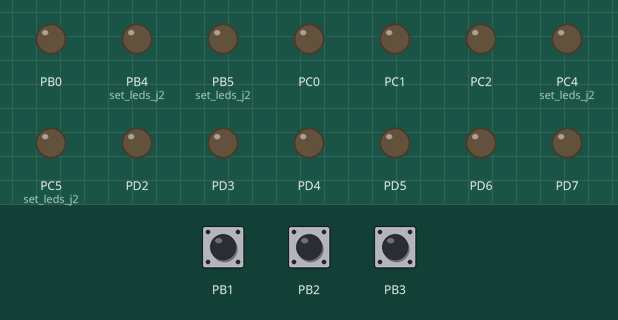
Recording of a program running on a simulated ATmega328P, built with avr-gcc and emulated at 16 MHz. Shown: output pins drawn as LEDs (lit = HIGH). The inputs (shaded band) are chosen by the test bench; at power-on: PB1 HIGH, PB2 HIGH, PB3 HIGH.

Above: at 1.2 s.
1.3 s: PB1 pulled LOW for 0.15 s
At 6.8 s:
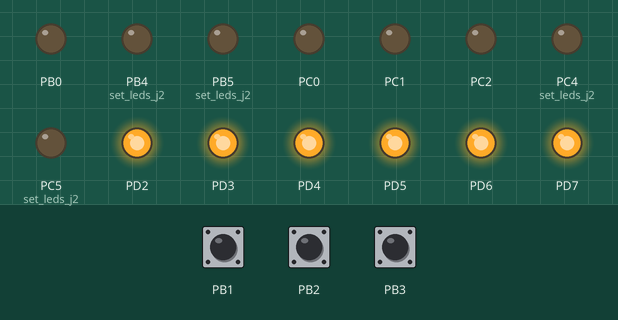
7.4 s: PB2 pulled LOW for 0.15 s
At 8.6 s:
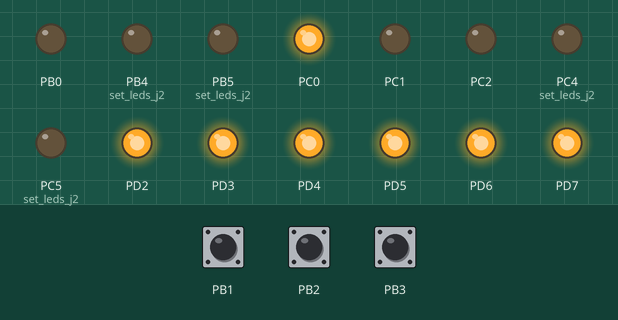
9.0 s: PB3 pulled LOW for 0.15 s
At 9.8 s:
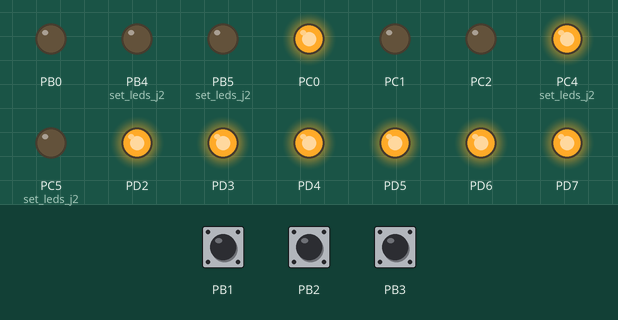
10.6 s: PB2 pulled LOW for 1 s
At 11.0 s:
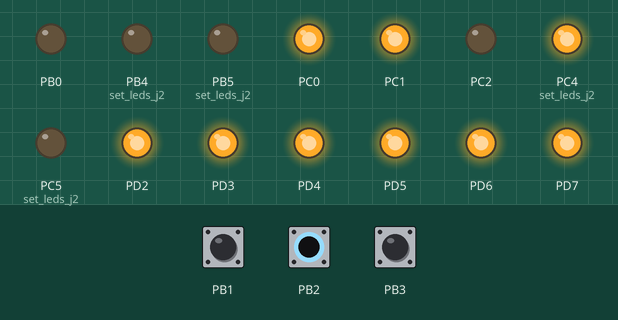
13.1 s: PB3 pulled LOW for 1 s
At 14.1 s:
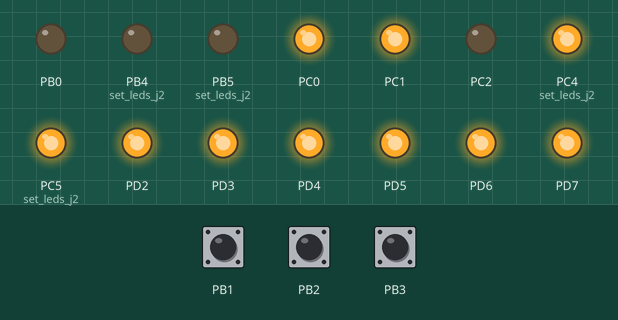
15.6 s: PB2 pulled LOW for 0.15 s
At 16.1 s:
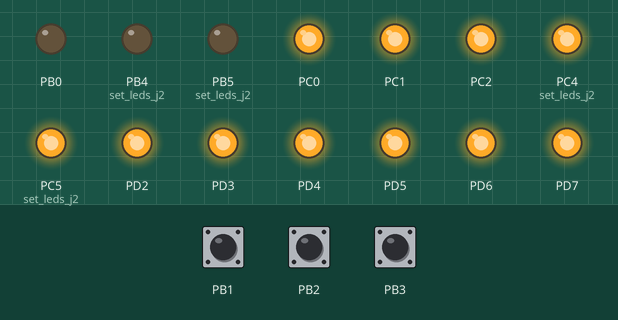
Timing chart, 0 to 18.2 s (numbered marks = the images above; inputs shaded):
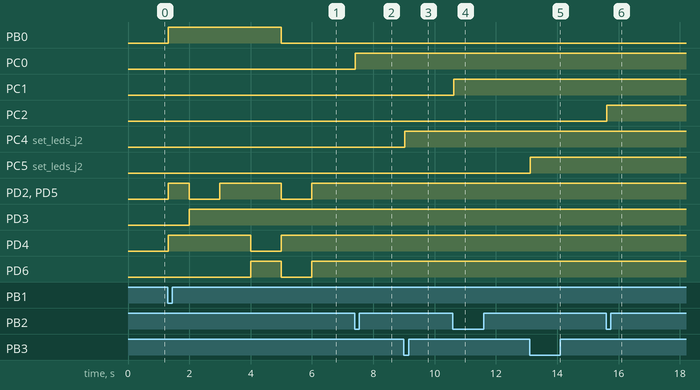

Measured:
- after the input at 1.3 s, PB0: LOW → HIGH at once, → LOW 3.7 s later; PD2, PD5: goes HIGH 0.68 s, LOW 1.0 s, HIGH 2.0 s, LOW 1.0 s, then HIGH, starting at once; PD3: LOW → HIGH after 0.70 s; PD4: LOW → HIGH at once, → LOW 2.7 s later, → HIGH 1.0 s later; PD6: LOW → HIGH after 2.7 s, → LOW 1.0 s later, → HIGH 1.0 s later
- after the input at 7.4 s, PC0: LOW → HIGH at once
- after the input at 9.0 s, PC4 (set_leds_j2): LOW → HIGH at once
- after the input at 10.6 s, PC1: LOW → HIGH at once
- after the input at 13.1 s, PC5 (set_leds_j2): LOW → HIGH at once
- after the input at 15.6 s, PC2: LOW → HIGH at once

The program:

main.c
```c
/*
 * lab1_digital2.c
 * Created: 9/07/2026
 * Author : Jaqueline Michelle González Cotto
 * Carnet : 23020
 */

#define F_CPU 16000000UL
#include <avr/io.h>
#include <avr/interrupt.h>
#include "display7.h"

// estado del juego
typedef enum {
    STATE_IDLE = 0,     // esperando boton de inicio
    STATE_COUNTDOWN,    // cuenta regresiva
    STATE_RACE,         // carrera
    STATE_FINISHED       // ganador
} game_state_t;

volatile game_state_t game_state = STATE_IDLE;
volatile uint8_t countdown_value = 0;

volatile uint8_t player1_count = 0;
volatile uint8_t player2_count = 0;

volatile uint8_t start_pressed_flag = 0;
volatile uint8_t j1_pressed_flag    = 0;
volatile uint8_t j2_pressed_flag    = 0;

#define DEBOUNCE_MAX 20

volatile uint8_t db_counter[3] = {0, 0, 0};
volatile uint8_t db_stable[3]  = {1, 1, 1};

static uint8_t count_to_bar(uint8_t count)
{
    uint8_t n = (count > 4) ? 4 : count; /* maximo 4 LEDs disponibles */
    uint8_t bar = 0;
    for (uint8_t i = 0; i < n; i++) {
        bar |= (1 << i);
    }
    return bar; // leds en contador de decadas
}

void set_leds_j1(uint8_t value)
{
    uint8_t bar = count_to_bar(value);
    PORTC = (PORTC & 0xF0) | bar;
}

void set_leds_j2(uint8_t value)
{
    uint8_t bar = count_to_bar(value);

    if (bar & 0x01) PORTC |= (1 << PC4); else PORTC &= ~(1 << PC4);
    if (bar & 0x02) PORTC |= (1 << PC5); else PORTC &= ~(1 << PC5);
    if (bar & 0x04) PORTB |= (1 << PB4); else PORTB &= ~(1 << PB4);
    if (bar & 0x08) PORTB |= (1 << PB5); else PORTB &= ~(1 << PB5);
}

// iniciación
void io_init(void)
{
    // Segmentos a-f en PORTD (salidas)
    DDRD |= (1 << PD2) | (1 << PD3) | (1 << PD4) |
            (1 << PD5) | (1 << PD6) | (1 << PD7);

    // PORTB: seg g y bits de leds del jugador 2
    DDRB |= (1 << PB0) | (1 << PB4) | (1 << PB5);
    DDRB &= ~((1 << PB1) | (1 << PB2) | (1 << PB3));
    PORTB |= (1 << PB1) | (1 << PB2) | (1 << PB3);

    // PORTC: todos los leds del jugador 1
    DDRC |= (1 << PC0) | (1 << PC1) | (1 << PC2) |
            (1 << PC3) | (1 << PC4) | (1 << PC5);

    display7_off();
    set_leds_j1(0);
    set_leds_j2(0);
}

void timer0_init(void)
{
    TCCR0A = (1 << WGM01);              // modo CTC
    TCCR0B = (1 << CS01) | (1 << CS00); // prescaler 64
    OCR0A  = 249;                       // 16MHz/64/250 = 1000 Hz (1 ms)
    TIMSK0 = (1 << OCIE0A);
}

ISR(TIMER0_COMPA_vect)
{
    uint8_t raw[3];
    raw[0] = (PINB & (1 << PB1)) ? 1 : 0; // boton inicio
    raw[1] = (PINB & (1 << PB2)) ? 1 : 0; // boton J1
    raw[2] = (PINB & (1 << PB3)) ? 1 : 0; // boton J2

    for (uint8_t i = 0; i < 3; i++) {
        if (raw[i] == 0) {
            if (db_counter[i] < DEBOUNCE_MAX) db_counter[i]++;
        } else {
            if (db_counter[i] > 0) db_counter[i]--;
        }

        uint8_t new_stable = db_stable[i];
        if (db_counter[i] >= DEBOUNCE_MAX) new_stable = 0;
        else if (db_counter[i] == 0)        new_stable = 1;

        if (new_stable == 0 && db_stable[i] == 1) {
            if (i == 0) start_pressed_flag = 1;
            else if (i == 1) j1_pressed_flag = 1;
            else if (i == 2) j2_pressed_flag = 1;
        }
        db_stable[i] = new_stable;
    }
}

void timer1_init(void)
{
    TCCR1B = (1 << WGM12) | (1 << CS12) | (1 << CS10); // CTC, prescaler 1024
    OCR1A  = 15624; //1 segundo
    TIMSK1 = (1 << OCIE1A);
}

ISR(TIMER1_COMPA_vect)
{
    if (game_state == STATE_COUNTDOWN) {
        if (countdown_value > 0) {
            countdown_value--;
            display7_digit(countdown_value);
        } else {
            player1_count = 0;
            player2_count = 0;
            set_leds_j1(0);
            set_leds_j2(0);
            j1_pressed_flag = 0;
            j2_pressed_flag = 0;
            game_state = STATE_RACE;
        }
    }
}

//programa principal
int main(void)
{
    io_init();
    timer0_init();
    timer1_init();
    sei();

    while (1) {

// boton de carrera a iniciar
        if (start_pressed_flag) {
            start_pressed_flag = 0;
            if (game_state == STATE_IDLE) {
                countdown_value = 5;
                display7_digit(countdown_value);
                set_leds_j1(0);
                set_leds_j2(0);
                game_state = STATE_COUNTDOWN;
            }
        }

// deshabilitados hasta terminar cuenta
        if (game_state != STATE_RACE) {
            j1_pressed_flag = 0;
            j2_pressed_flag = 0;
        } else {
// jugador 1
            if (j1_pressed_flag) {
                j1_pressed_flag = 0;
                if (player1_count < 4) {
                    player1_count++;
                    set_leds_j1(player1_count);
                    if (player1_count == 4) {
                        game_state = STATE_FINISHED;
                        set_leds_j1(0x0F);
                        set_leds_j2(0x00);
                        display7_digit(1);
                    }
                }
            }

// jugaar 2
            if (j2_pressed_flag) {
                j2_pressed_flag = 0;
                if (player2_count < 4) {
                    player2_count++;
                    set_leds_j2(player2_count);
                    if (player2_count == 4) {
                        game_state = STATE_FINISHED;
                        set_leds_j2(0x0F);
                        set_leds_j1(0x00);
                        display7_digit(2);
                    }
                }
            }
        }
    }
}
```

display7.c
```c
/*
 * display7.c
 * Created: 9/07/2026
 * Author : Jaqueline Michelle González Cotto
 * Carnet : 23020
 */

#include "display7.h"

static const uint8_t seg_table[10] =
{
	0b0111111,
	0b0000110,
	0b1011011,
	0b1001111,
	0b1100110,
	0b1101101,
	0b1111101,
	0b0000111,
	0b1111111,
	0b1101111
};

void display7_digit(uint8_t digit)
{
	if (digit > 9) return;

	uint8_t pattern = seg_table[digit];
	uint8_t portd_mask = 0;

	if (pattern & (1 << 0)) portd_mask |= (1 << PD2);
	if (pattern & (1 << 1)) portd_mask |= (1 << PD3);
	if (pattern & (1 << 2)) portd_mask |= (1 << PD4);
	if (pattern & (1 << 3)) portd_mask |= (1 << PD5);
	if (pattern & (1 << 4)) portd_mask |= (1 << PD6);
	if (pattern & (1 << 5)) portd_mask |= (1 << PD7);

	PORTD = (PORTD & 0x03) | portd_mask;

	if (pattern & (1 << 6))
	PORTB |= (1 << PB0);
	else
	PORTB &= ~(1 << PB0);
}

void display7_off(void)
{
	PORTD &= 0x03;
	PORTB &= ~(1 << PB0);
}
```

display7.h
```c
/*
 * display7.h
 * Created: 9/07/2026
 * Author : Jaqueline Michelle González Cotto
 * Carnet : 23020
 */


#ifndef DISPLAY7_H_
#define DISPLAY7_H_

#include <avr/io.h>
#include <stdint.h>

void display7_digit(uint8_t digit);
void display7_off(void);

#endif
```
